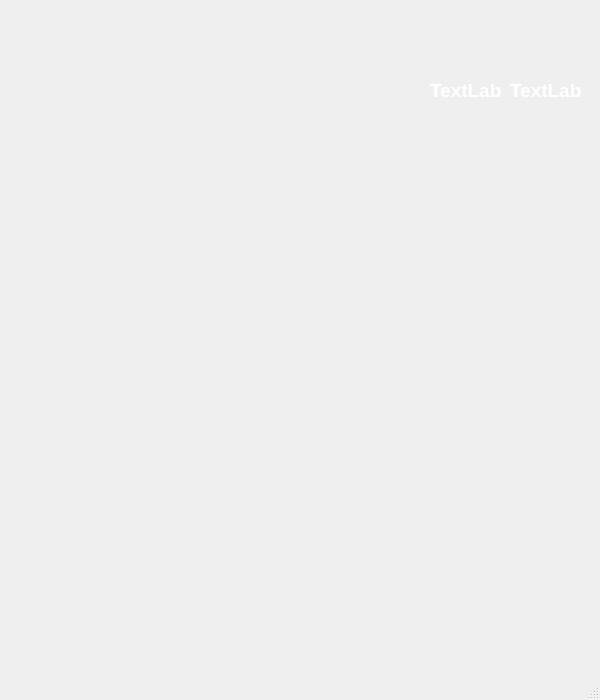
<?xml version="1.0" encoding="UTF-8"?>
<ui version="4.0">
 <class>MainWindow</class>
 <widget class="QMainWindow" name="MainWindow">
  <property name="geometry">
   <rect>
    <x>0</x>
    <y>0</y>
    <width>600</width>
    <height>700</height>
   </rect>
  </property>
  <property name="minimumSize">
   <size>
    <width>600</width>
    <height>700</height>
   </size>
  </property>
  <property name="maximumSize">
   <size>
    <width>600</width>
    <height>700</height>
   </size>
  </property>
  <property name="font">
   <font>
    <pointsize>4</pointsize>
   </font>
  </property>
  <property name="windowTitle">
   <string>2048GameWindow</string>
  </property>
  <widget class="QWidget" name="centralwidget">
   <widget class="QLabel" name="boardPixMap">
    <property name="geometry">
     <rect>
      <x>0</x>
      <y>-20</y>
      <width>600</width>
      <height>700</height>
     </rect>
    </property>
    <property name="text">
     <string/>
    </property>
    <property name="pixmap">
     <pixmap>imgs/board.png</pixmap>
    </property>
    <property name="scaledContents">
     <bool>true</bool>
    </property>
   </widget>
   <widget class="QPushButton" name="newGame">
    <property name="geometry">
     <rect>
      <x>430</x>
      <y>110</y>
      <width>141</width>
      <height>41</height>
     </rect>
    </property>
    <property name="statusTip">
     <string extracomment="click to new game"/>
    </property>
    <property name="whatsThis">
     <string extracomment="click to new game"/>
    </property>
    <property name="text">
     <string/>
    </property>
    <property name="checkable">
     <bool>false</bool>
    </property>
    <property name="checked">
     <bool>false</bool>
    </property>
    <property name="autoDefault">
     <bool>false</bool>
    </property>
    <property name="default">
     <bool>false</bool>
    </property>
    <property name="flat">
     <bool>true</bool>
    </property>
   </widget>
   <widget class="QWidget" name="gridLayoutWidget">
    <property name="geometry">
     <rect>
      <x>40</x>
      <y>180</y>
      <width>521</width>
      <height>481</height>
     </rect>
    </property>
    <layout class="QGridLayout" name="gridGame">
     <item row="2" column="1">
      <widget class="QLabel" name="cell_10">
       <property name="text">
        <string/>
       </property>
       <property name="scaledContents">
        <bool>true</bool>
       </property>
      </widget>
     </item>
     <item row="1" column="1">
      <widget class="QLabel" name="cell_6">
       <property name="text">
        <string/>
       </property>
       <property name="scaledContents">
        <bool>true</bool>
       </property>
      </widget>
     </item>
     <item row="2" column="3">
      <widget class="QLabel" name="cell_12">
       <property name="text">
        <string/>
       </property>
       <property name="scaledContents">
        <bool>true</bool>
       </property>
      </widget>
     </item>
     <item row="0" column="0">
      <widget class="QLabel" name="cell_1">
       <property name="text">
        <string/>
       </property>
       <property name="scaledContents">
        <bool>true</bool>
       </property>
      </widget>
     </item>
     <item row="0" column="2">
      <widget class="QLabel" name="cell_3">
       <property name="text">
        <string/>
       </property>
       <property name="scaledContents">
        <bool>true</bool>
       </property>
      </widget>
     </item>
     <item row="0" column="1">
      <widget class="QLabel" name="cell_2">
       <property name="text">
        <string/>
       </property>
       <property name="scaledContents">
        <bool>true</bool>
       </property>
      </widget>
     </item>
     <item row="1" column="3">
      <widget class="QLabel" name="cell_8">
       <property name="text">
        <string/>
       </property>
       <property name="scaledContents">
        <bool>true</bool>
       </property>
      </widget>
     </item>
     <item row="2" column="0">
      <widget class="QLabel" name="cell_9">
       <property name="text">
        <string/>
       </property>
       <property name="scaledContents">
        <bool>true</bool>
       </property>
      </widget>
     </item>
     <item row="0" column="3">
      <widget class="QLabel" name="cell_4">
       <property name="text">
        <string/>
       </property>
       <property name="scaledContents">
        <bool>true</bool>
       </property>
      </widget>
     </item>
     <item row="1" column="0">
      <widget class="QLabel" name="cell_5">
       <property name="text">
        <string/>
       </property>
       <property name="scaledContents">
        <bool>true</bool>
       </property>
      </widget>
     </item>
     <item row="2" column="2">
      <widget class="QLabel" name="cell_11">
       <property name="text">
        <string/>
       </property>
       <property name="scaledContents">
        <bool>true</bool>
       </property>
      </widget>
     </item>
     <item row="1" column="2">
      <widget class="QLabel" name="cell_7">
       <property name="text">
        <string/>
       </property>
       <property name="scaledContents">
        <bool>true</bool>
       </property>
      </widget>
     </item>
     <item row="3" column="0">
      <widget class="QLabel" name="cell_13">
       <property name="text">
        <string/>
       </property>
       <property name="scaledContents">
        <bool>true</bool>
       </property>
      </widget>
     </item>
     <item row="3" column="1">
      <widget class="QLabel" name="cell_14">
       <property name="text">
        <string/>
       </property>
       <property name="scaledContents">
        <bool>true</bool>
       </property>
      </widget>
     </item>
     <item row="3" column="2">
      <widget class="QLabel" name="cell_15">
       <property name="text">
        <string/>
       </property>
       <property name="scaledContents">
        <bool>true</bool>
       </property>
      </widget>
     </item>
     <item row="3" column="3">
      <widget class="QLabel" name="cell_16">
       <property name="text">
        <string/>
       </property>
       <property name="scaledContents">
        <bool>true</bool>
       </property>
      </widget>
     </item>
    </layout>
   </widget>
   <widget class="QLabel" name="score">
    <property name="geometry">
     <rect>
      <x>430</x>
      <y>80</y>
      <width>71</width>
      <height>21</height>
     </rect>
    </property>
    <property name="palette">
     <palette>
      <active>
       <colorrole role="WindowText">
        <brush brushstyle="SolidPattern">
         <color alpha="255">
          <red>255</red>
          <green>255</green>
          <blue>255</blue>
         </color>
        </brush>
       </colorrole>
      </active>
      <inactive>
       <colorrole role="WindowText">
        <brush brushstyle="SolidPattern">
         <color alpha="255">
          <red>255</red>
          <green>255</green>
          <blue>255</blue>
         </color>
        </brush>
       </colorrole>
      </inactive>
      <disabled>
       <colorrole role="WindowText">
        <brush brushstyle="SolidPattern">
         <color alpha="255">
          <red>120</red>
          <green>120</green>
          <blue>120</blue>
         </color>
        </brush>
       </colorrole>
      </disabled>
     </palette>
    </property>
    <property name="font">
     <font>
      <pointsize>14</pointsize>
      <weight>75</weight>
      <bold>true</bold>
     </font>
    </property>
    <property name="text">
     <string>TextLabel</string>
    </property>
   </widget>
   <widget class="QLabel" name="bestScore">
    <property name="geometry">
     <rect>
      <x>510</x>
      <y>80</y>
      <width>71</width>
      <height>21</height>
     </rect>
    </property>
    <property name="palette">
     <palette>
      <active>
       <colorrole role="WindowText">
        <brush brushstyle="SolidPattern">
         <color alpha="255">
          <red>255</red>
          <green>255</green>
          <blue>255</blue>
         </color>
        </brush>
       </colorrole>
      </active>
      <inactive>
       <colorrole role="WindowText">
        <brush brushstyle="SolidPattern">
         <color alpha="255">
          <red>255</red>
          <green>255</green>
          <blue>255</blue>
         </color>
        </brush>
       </colorrole>
      </inactive>
      <disabled>
       <colorrole role="WindowText">
        <brush brushstyle="SolidPattern">
         <color alpha="255">
          <red>120</red>
          <green>120</green>
          <blue>120</blue>
         </color>
        </brush>
       </colorrole>
      </disabled>
     </palette>
    </property>
    <property name="font">
     <font>
      <pointsize>14</pointsize>
      <weight>75</weight>
      <bold>true</bold>
     </font>
    </property>
    <property name="text">
     <string>TextLabel</string>
    </property>
   </widget>
   <widget class="QPushButton" name="menu_button">
    <property name="geometry">
     <rect>
      <x>560</x>
      <y>10</y>
      <width>31</width>
      <height>31</height>
     </rect>
    </property>
    <property name="statusTip">
     <string extracomment="click to new game"/>
    </property>
    <property name="whatsThis">
     <string extracomment="click to new game"/>
    </property>
    <property name="text">
     <string/>
    </property>
    <property name="checkable">
     <bool>false</bool>
    </property>
    <property name="checked">
     <bool>false</bool>
    </property>
    <property name="autoDefault">
     <bool>false</bool>
    </property>
    <property name="default">
     <bool>false</bool>
    </property>
    <property name="flat">
     <bool>true</bool>
    </property>
   </widget>
  </widget>
  <widget class="QMenuBar" name="menubar">
   <property name="geometry">
    <rect>
     <x>0</x>
     <y>0</y>
     <width>600</width>
     <height>21</height>
    </rect>
   </property>
  </widget>
  <widget class="QStatusBar" name="statusBar"/>
 </widget>
 <resources/>
 <connections/>
</ui>
